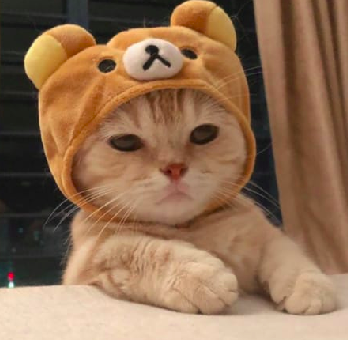
#> input picture Grayscale/cat.png, 348 x 340 px
$ jupyter execute RGB_to_grayscale.ipynb   (shell and % lines are left out)
#> lines starting #> are read from the running program, lines starting #| are printed output that depends on the picture
# Assignment 3 - RGB to Grayscale

## Done By : Mohammed Aadil - IIT2018179

------

### Importing the required Libraries

[cell 1]
import cv2
import matplotlib.pyplot as plt
import numpy as np

### Utility Functions

[cell 2]
def formula_1(B, G, R):
    gray = (B + G + R) // 3
    gray = gray.astype(np.uint8)

    return gray

def formula_2(B, G, R):
    gray = 0.216*R + 0.7152*G + 0.0722*B

    return gray


def formula_3(B, G, R):
    gray = 0.299*R + 0.587*G + 0.114*B

    return gray

### Loading the image and splitting into RGB channels

[cell 3]

img = cv2.imread('cat.png')
#> img is the input picture: shape (340, 348, 3); mean B, G, R 82.1, 110.2, 144.3

B = img[:,:,0]
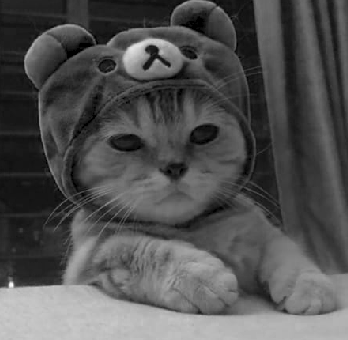
#> B: shape (340, 348); min 0, max 253, mean 82.1
G = img[:,:,1]
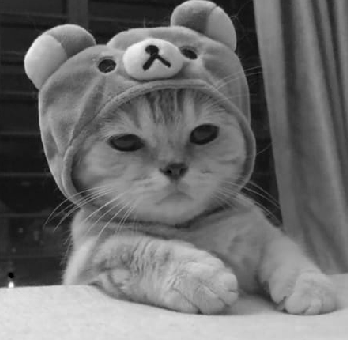
#> G: shape (340, 348); min 0, max 255, mean 110.2
R = img[:,:,2]
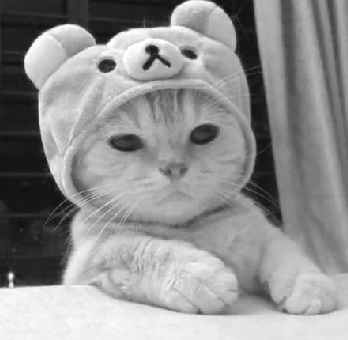
#> R: shape (340, 348); min 14, max 255, mean 144.3

### Results on different methods of Grayscale conversion

- (formula 1) **(R + G + B) / 3**<br/>
- (formula 2) **0.216\*R + 0.7152\*G + 0.0722\*B**<br/>
- (formula 3) **0.299\*R + 0.587\*G + 0.114\*B**

[cell 4]
# Processing the images
gray0 = cv2.cvtColor(img, cv2.COLOR_BGR2GRAY)
gray1 = formula_1(B, G, R)
#> in formula_1, `gray = (B + G + R) // 3`:
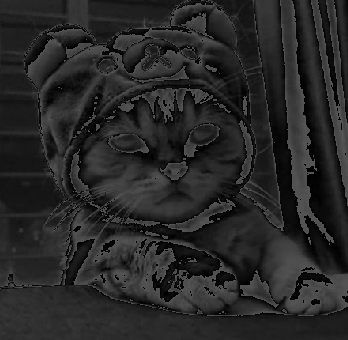
#> gray: shape (340, 348); min 0, max 85, mean 39.5
gray2 = formula_2(B, G, R)
gray3 = formula_3(B, G, R)


# Plotting the images
plt.figure(figsize=(15,10))

plt.subplot(2,3,1)
plt.imshow(cv2.cvtColor(img, cv2.COLOR_BGR2RGB))
plt.title('Original Color Image')

plt.subplot(2,3,2)
plt.imshow(gray0, cmap='gray')
plt.title('Grayscale using OpenCV inbuilt')

plt.subplot(2,3,4)
plt.imshow(gray1, cmap = 'gray')
plt.title('Grayscale using formula 1')

plt.subplot(2,3,5)
plt.imshow(gray2, cmap = 'gray')
plt.title('Grayscale using formula 2')

plt.subplot(2,3,6)
plt.imshow(gray3, cmap = 'gray')
plt.title('Grayscale using formula 3')

plt.show()
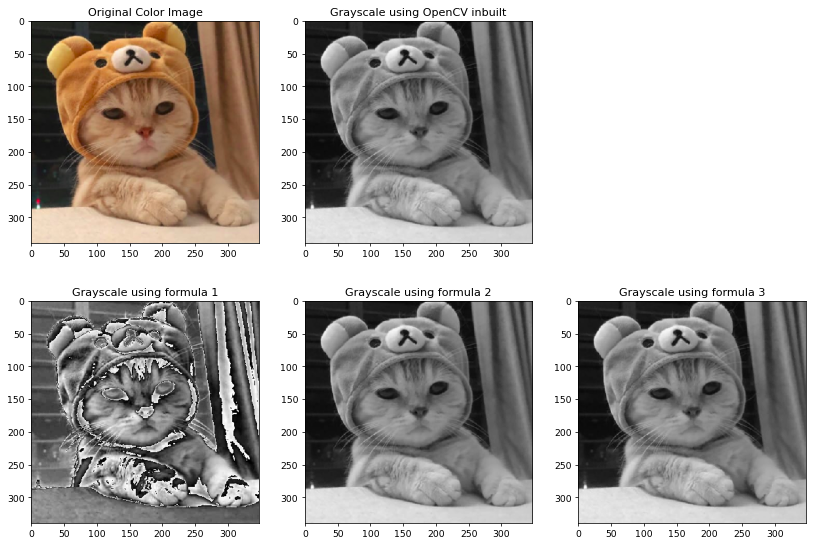
#> figure drawn by matplotlib, 5 panels
